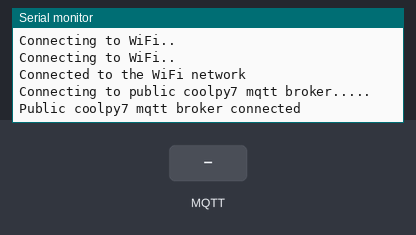
Recording of a sketch running on a simulated ESP8266 (NodeMCU). Parts: the last lines printed to the serial monitor. The test bench sets the inputs (shaded band). WiFi joins after 1.5 s; servers stay silent unless stated; no MQTT or app messages arrive unless stated.

Above: at 2.7 s.
2.8 s: MQTT message "1" arrives on the first subscribed topic
At 4.0 s:
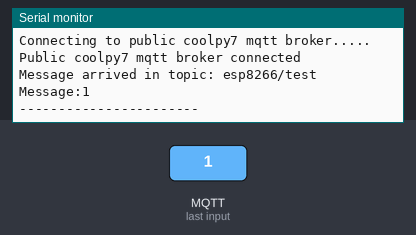
4.3 s: MQTT message "on" arrives on the first subscribed topic
At 5.3 s:
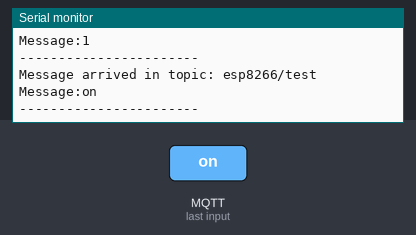
5.8 s: MQTT message "off" arrives on the first subscribed topic
At 6.4 s:
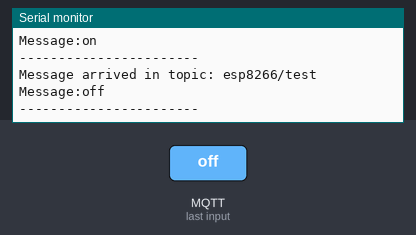

Measured:
- after the input at 2.8 s, the serial monitor: prints a new line at once (image 1)
- after the input at 4.3 s, the serial monitor: prints a new line at once (image 2)
- after the input at 5.8 s, the serial monitor: prints a new line at once (image 3)

The sketch:

esp_connect_mqtt.ino
```cpp
#include <ESP8266WiFi.h>
#include <PubSubClient.h>

// WiFi
const char *ssid = "mousse"; // Enter your WiFi name
const char *password = "qweqweqwe";  // Enter WiFi password

// MQTT Broker
const char *mqtt_broker = "iotiot.net";
const char *topic = "esp8266/test";
const char *mqtt_username = "coolpy7";
const char *mqtt_password = "public";
const int mqtt_port = 1883;

WiFiClient espClient;
PubSubClient client(espClient);

void setup() {
    // Set software serial baud to 115200;
    Serial.begin(115200);
    // connecting to a WiFi network
    WiFi.begin(ssid, password);
    while (WiFi.status() != WL_CONNECTED) {
        delay(500);
        Serial.println("Connecting to WiFi..");
    }
    Serial.println("Connected to the WiFi network");
    //connecting to a mqtt broker
    client.setServer(mqtt_broker, mqtt_port);
    client.setCallback(callback);
    while (!client.connected()) {
        String client_id = "esp8266-client-";
        client_id += String(WiFi.macAddress());
        Serial.println("Connecting to public coolpy7 mqtt broker.....");
        if (client.connect(client_id, mqtt_username, mqtt_password)) {
            Serial.println("Public coolpy7 mqtt broker connected");
        } else {
            Serial.print("failed with state ");
            Serial.print(client.state());
            delay(2000);
        }
    }
    // publish and subscribe
    client.publish(topic, "hello coolpy7");
    client.subscribe(topic);
}

void callback(char *topic, byte *payload, unsigned int length) {
    Serial.print("Message arrived in topic: ");
    Serial.println(topic);
    Serial.print("Message:");
    for (int i = 0; i < length; i++) {
        Serial.print((char) payload[i]);
    }
    Serial.println();
    Serial.println("-----------------------");
}

void loop() {
    client.loop();
}
```
